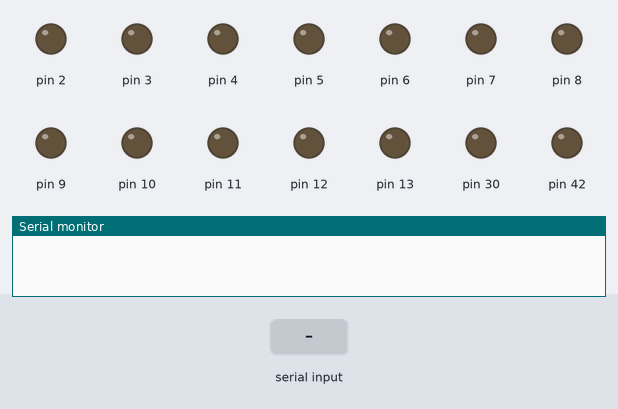
The sketch below on a simulated Arduino Mega 2560, built with avr-gcc and run on an emulated ATmega2560. Parts: output pins drawn as LEDs (lit = HIGH), the last lines printed to the serial monitor. The test bench sets the inputs (shaded band).

Above: at 1.2 s.
1.3 s: "99\n" received over Serial
2.8 s: "90,45\n" received over Serial
At 3.4 s:
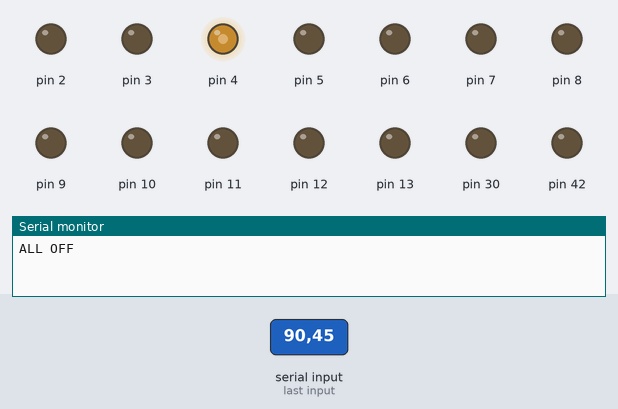
4.3 s: "30,150\n" received over Serial
At 4.6 s:
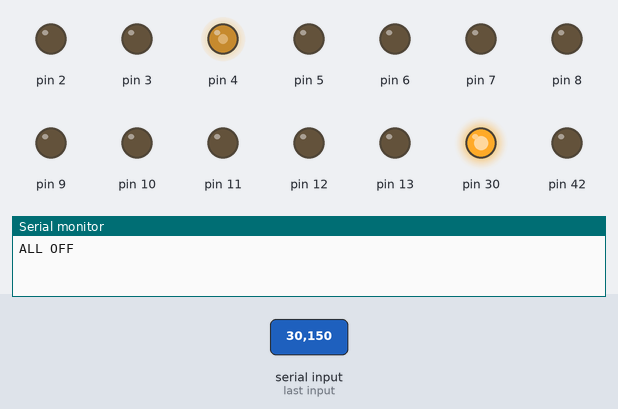
5.8 s: "42\n" received over Serial
7.3 s: "5\n" received over Serial
At 7.9 s:
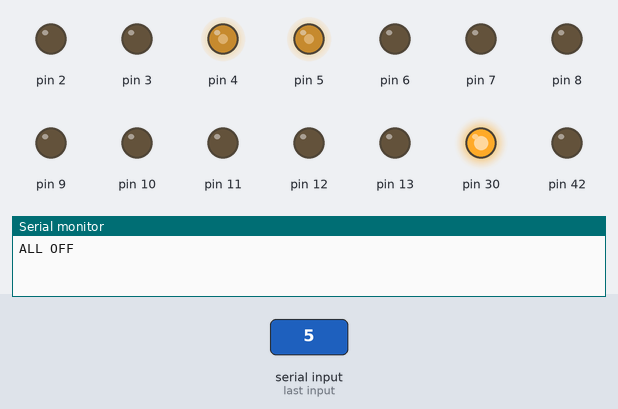
8.8 s: "42\n" received over Serial
Timing chart, 0 to 11.3 s (numbered marks = the images above; inputs shaded):
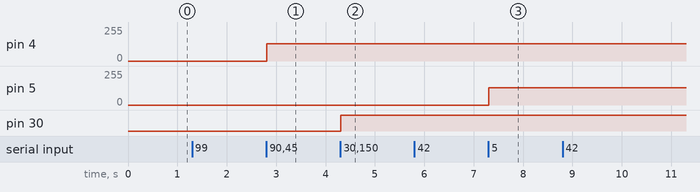

The sketch:

pinInterpreter.ino
```cpp
#include<string.h>
void setup() {
  // put your setup code here, to run once:
  Serial.begin(9600);
  while (!Serial);
  Serial.setTimeout(5);
  pinMode(42, INPUT);
}

void loop() {
  // put your main code here, to run repeatedly:
  if (Serial.available()) {
    String serin = Serial.readString();
    int serint = serin.toInt();
   /* if (serint > 52) {
      //Serial.println(String(serint));
      Serial.println(serint);
     */
    if (serint == 99) {
      Serial.println("ALL OFF");
      for (int i = 2; i <= 70; i++) {
        analogWrite(i, 0);
      }
    }
  //}
  else {
    if (serint == 42) {
      analogWrite(42, 128);
      delay(1);
      analogWrite(42, 0);
    } else {
      analogWrite(serint, 128);
      }
    }
  }
}
```

Measured:
- after the input at 2.8 s, pin 4: 0/255 → 128/255 at once
- after the input at 4.3 s, pin 30: LOW → HIGH at once
- after the input at 7.3 s, pin 5: 0/255 → 128/255 at once
